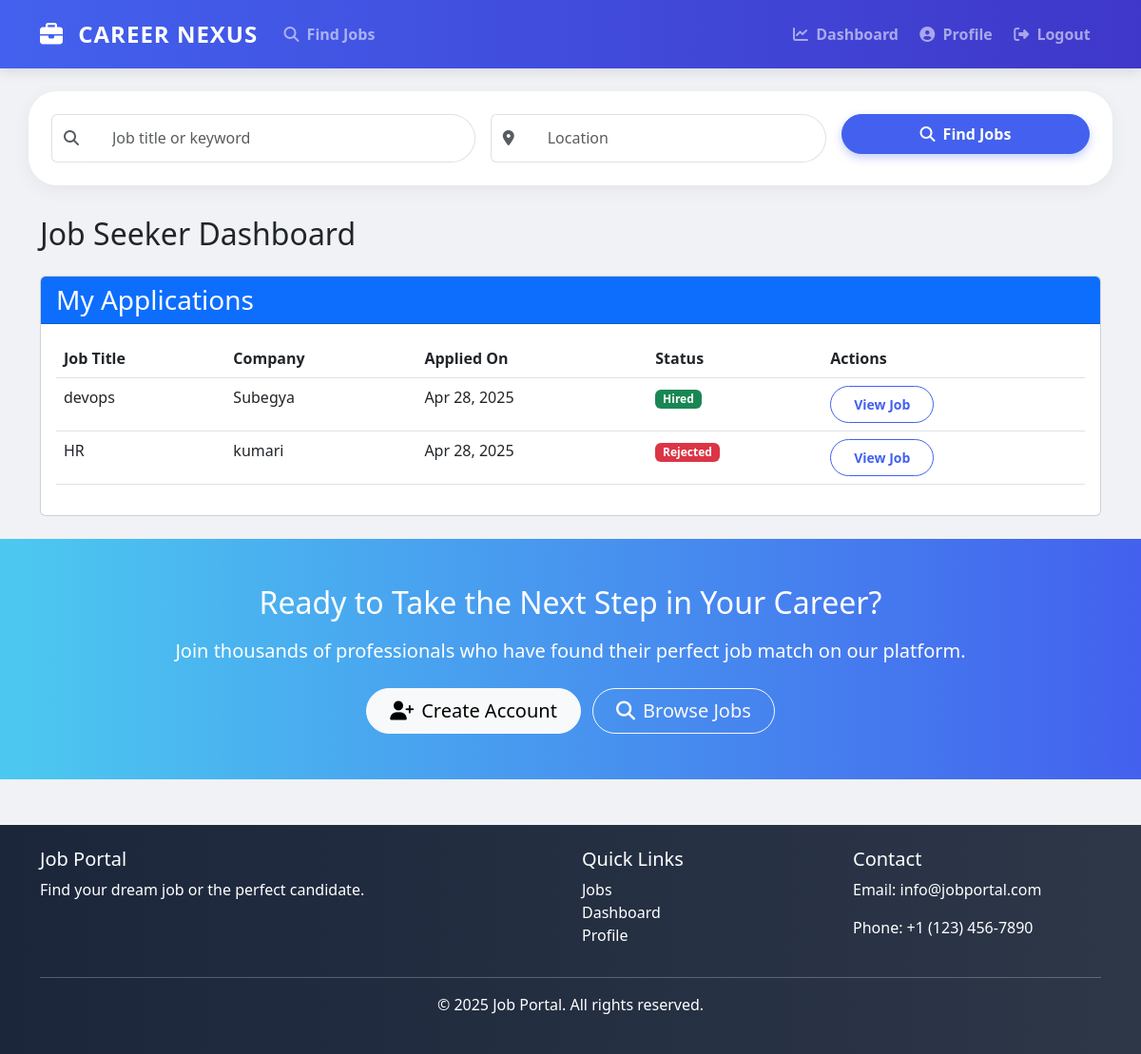
The page /accounts/dashboard/ (signed in) on the database its author committed.
### jobs/models.py (models this page shows, shortened)
class Application(models.Model):
    STATUS_CHOICES = [
        ('pending', 'Pending'),
        ('reviewed', 'Reviewed'),
        ('shortlisted', 'Shortlisted'),
        ('rejected', 'Rejected'),
        ('hired', 'Hired'),
    ]
    job = models.ForeignKey(Job, on_delete=models.CASCADE, related_name='applications')
    applicant = models.ForeignKey(User, on_delete=models.CASCADE, related_name='applications')
    cover_letter = models.TextField()
    resume = models.FileField(upload_to='application_resumes/', blank=True, null=True)
    status = models.CharField(max_length=20, choices=STATUS_CHOICES, default='pending')
    applied_at = models.DateTimeField(auto_now_add=True)
    updated_at = models.DateTimeField(auto_now=True)

class Job(models.Model):
    JOB_TYPE_CHOICES = [
        ('full_time', 'Full Time'),
        ('part_time', 'Part Time'),
        ('contract', 'Contract'),
        ('internship', 'Internship'),
        ('remote', 'Remote'),
    ]
    title = models.CharField(max_length=100)
    company = models.ForeignKey(Company, on_delete=models.CASCADE, related_name='jobs')
    category = models.ForeignKey(Category, on_delete=models.SET_NULL, null=True, related_name='jobs')
    description = models.TextField()
    requirements = models.TextField()
    salary_min = models.IntegerField(blank=True, null=True)
    salary_max = models.IntegerField(blank=True, null=True)
    location = models.CharField(max_length=100)
    job_type = models.CharField(max_length=20, choices=JOB_TYPE_CHOICES)
    posted_by = models.ForeignKey(User, on_delete=models.CASCADE, related_name='posted_jobs')
    created_at = models.DateTimeField(auto_now_add=True)
    deadline = models.DateField()
    is_active = models.BooleanField(default=True)

### companies/models.py (models this page shows, shortened)
class Company(models.Model):
    name = models.CharField(max_length=100)
    owner = models.ForeignKey(User, on_delete=models.CASCADE, related_name='companies')
    logo = models.ImageField(upload_to='company_logos/', blank=True, null=True)
    description = models.TextField()
    website = models.URLField(blank=True, null=True)
    location = models.CharField(max_length=100)
    established_date = models.DateField(blank=True, null=True)
    class Meta:
        verbose_name_plural = "Companies"

### accounts/views.py (the view)
# urls.py: path('dashboard/', views.dashboard, name='dashboard'),
@login_required
def dashboard(request):
    user = request.user
    if user.profile.is_employer:
        context = {
            'companies': user.companies.all(),
            'posted_jobs': user.posted_jobs.all(),
        }
        return render(request, 'accounts/employer_dashboard.html', context)
    else:
        applications = Application.objects.filter(applicant=user)
        context = {
            'applications': applications
        }
        return render(request, 'accounts/jobseeker_dashboard.html', context)

### templates/accounts/jobseeker_dashboard.html (shortened to what this page needs)
{% extends 'base.html' %}
{% block content %}
<h2 class="mb-4">Job Seeker Dashboard</h2>
<div class="card">
    <div class="card-header bg-primary text-white">
        <h3 class="mb-0">My Applications</h3>
    </div>
    <div class="card-body">
        {% if applications %}
            <div class="table-responsive">
                <table class="table table-hover">
                    <thead>
                        <tr>
                            <th>Job Title</th>
                            <th>Company</th>
                            <th>Applied On</th>
                            <th>Status</th>
                            <th>Actions</th>
                        </tr>
                    </thead>
                    <tbody>
                        {% for application in applications %}
                            <tr>
                                <td>{{ application.job.title }}</td>
                                <td>{{ application.job.company.name }}</td>
                                <td>{{ application.applied_at|date:"M d, Y" }}</td>
                                <td>
                                    {% if application.status == 'pending' %}
                                        <span class="badge bg-warning">Pending</span>
                                    {% elif application.status == 'reviewed' %}
                                        <span class="badge bg-info">Reviewed</span>
                                    {% elif application.status == 'shortlisted' %}
                                        <span class="badge bg-primary">Shortlisted</span>
                                    {% elif application.status == 'rejected' %}
                                        <span class="badge bg-danger">Rejected</span>
                                    {% elif application.status == 'hired' %}
                                        <span class="badge bg-success">Hired</span>
                                    {% endif %}
                                </td>
                                <td>
                                    <a href="{% url 'job_detail' application.job.pk %}" class="btn btn-sm btn-outline-primary">View Job</a>
                                </td>
                            </tr>
                        {% endfor %}
                    </tbody>
                </table>
            </div>
        {% else %}
            <p>You haven't applied for any jobs yet.</p>
            <a href="{% url 'job_list' %}" class="btn btn-primary">Browse Jobs</a>
        {% endif %}
    </div>
</div>
{% endblock %}>

### templates/base.html (style rules this page uses)
:root { --primary-color: #4361ee; --secondary-color: #3f37c9; --accent-color: #4cc9f0; --dark-color: #1b263b; --light-color: #f8f9fa; }
body { font-family: 'Segoe UI', Tahoma, Geneva, Verdana, sans-serif; background-color: #f0f2f5; }
.btn-outline-primary { color: var(--primary-color); border-color: var(--primary-color); border-radius: 30px; padding: 0.5rem 1.5rem; font-weight: 600; }

### rows shown on the page
Application: job "devops", job.company.name "Subegya", applied_at "Apr 28, 2025", status "Hired"
Application: job "HR", job.company.name "kumari", applied_at "Apr 28, 2025", status "Rejected"
